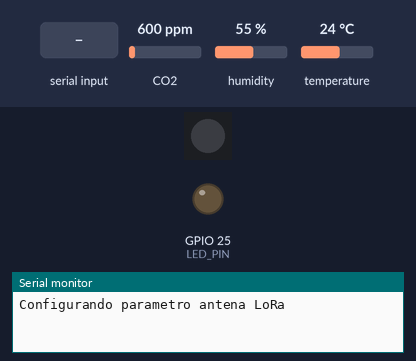
Recording of a sketch running on a simulated ESP32. Shown: 1 RGB LEDs in strip order, left to right, output pins drawn as LEDs (lit = HIGH), the last lines printed to the serial monitor. Inputs (shaded band) come from the test bench; at power-on: CO2 600 ppm, humidity 55 %, temperature 24 °C. Dim RGB values are drawn brighter than linear; the modem accepts every AT command (registered, SIM ready, sends succeed) and sends nothing else.

Above: at 0.1 s.
At 12.2 s:
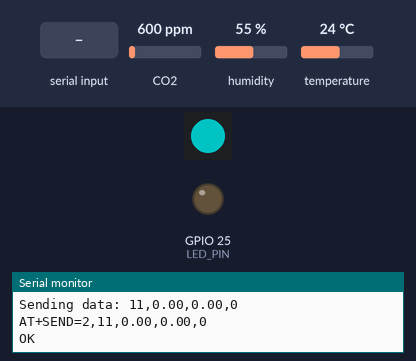
12.3 s: "1" received over the second serial link
At 15.77 s:
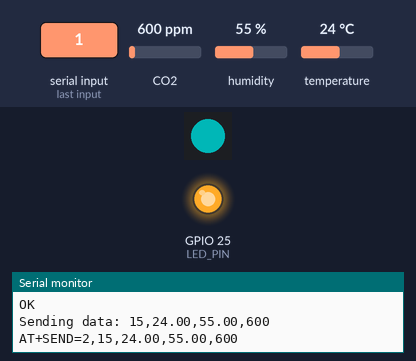
Timing chart, 0 to 23.4 s (numbered marks = the images above; inputs shaded):
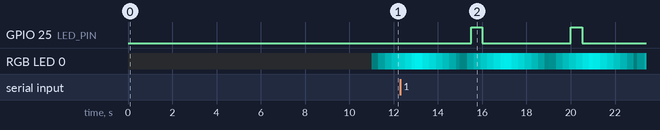

The sketch:

FreeRTOS.ino
```cpp
#include <FreeRTOS.h>
#include <task.h>
#include <Arduino.h>
#include <SoftwareSerial.h>
#include <Adafruit_NeoPixel.h>
#include "DHT.h"
#include "MQ135.h"
// define pins for uart LORA
#define RX 1
#define TX 0
SoftwareSerial myserial(RX, TX); // RX, TX
// define pins for neopixel
#define NEO_PIN   23
#define NUMPIXELS 1
Adafruit_NeoPixel pixels(NUMPIXELS, NEO_PIN, NEO_GRB + NEO_KHZ800);
uint8_t  brightness = 0;
// define pin inled
#define LED_PIN 25
// define pins for DHT22
#define dhtPIN 16
#define dhtTYPE DHT22
DHT dht(dhtPIN, dhtTYPE);
// define pins for MQ 135
#define MQ135_PIN 34
MQ135 gasSensor = MQ135(MQ135_PIN, 4095);
// Variables para almacenar temperatura, humedad, ambiente
float temperature = 0.0, humidity = 0.0;
int ppm = 0;
// Variables delay tareas
int ms_neo = 40, ms_ambient = 333, ms_temp_hum = 250;

void init_lora();
void lora(void *parameter);
void dht22(void *parameter);
void mq135(void *parameter);
void neopixel(void *parameter);
void send_ms(String ms);

void setup(){
    pixels.begin();
    pixels.show();
    pinMode(LED_PIN, OUTPUT);
    pinMode(MQ135_PIN, INPUT);
    dht.begin();
    myserial.begin(115200);
    Serial.begin(115200);
    init_lora();
    xTaskCreate(lora, "lora", 5000, NULL, 5, NULL);
    xTaskCreate(dht22, "dht22", 1000, NULL, 3, NULL);
    xTaskCreate(mq135, "mq135", 1000, NULL, 3, NULL);
    xTaskCreate(neopixel, "neopixel", 1000, NULL, 2, NULL);
}

void loop(){}

void init_lora() {
    Serial.println("\nConfigurando parametro antena LoRa\n");
    delay(2000);
    send_ms("AT"); // verificar estado de comandos
    delay(1000);
    send_ms("AT+ADDRESS=1"); // colocar direccion lora 0 - 65535
    delay(1000);
    send_ms("AT+NETWORKID=5"); // colocando direccion de red
    delay(1000);
    send_ms("AT+PARAMETER=9,7,1,12"); // RF parameters
    delay(1000);
    send_ms("AT+MODE?"); // operation mode
    delay(1000);
    send_ms("AT+CPIN?"); // contraseña
    delay(1000);
}
void send_ms(String ms) {
    myserial.println(ms); // mandar mensaje
    Serial.println(ms); // imprimir mensaje
    delay(500);
    while (myserial.available()) {
        Serial.print(char(myserial.read()));  // Si hay respuesta imprimirla en el monitor serial
    }
}
void lora(void *parameter){
    while(1){
        String data = String(temperature) + "," + String(humidity) + "," + String(ppm);
        String datalen = String(data.length());
        Serial.println("Sending data: " + datalen + "," + data);
        send_ms("AT+SEND=2," + datalen + "," + data); // Enviar datos
        digitalWrite(LED_PIN, LOW);
        delay(3990);
        digitalWrite(LED_PIN, HIGH);
        delay(10);
    }
}
void dht22(void *parameter){
    while(1){
        humidity = dht.readHumidity();
        temperature = dht.readTemperature();
        delay(ms_temp_hum);
    }
}
void mq135(void *parameter){
    while(1){
        ppm = gasSensor.getPPM();
        delay(ms_ambient);
    }
}
void neopixel(void *parameter){
    bool increasing = true;
    while(1){
        if (increasing) {
            brightness += 4;
            if (brightness >= 200) {
                increasing = false;
            }
        } else {
            brightness -= 4;
            if (brightness <= 4) {
                increasing = true;
            }
        }
        pixels.setPixelColor(0, pixels.Color(0, 255, 255)); // led, rojo, verde, azul
        pixels.setBrightness(brightness);
        pixels.show();
        delay(ms_neo);
    }
}
```

Measured:
- by itself, GPIO 25 (LED_PIN): alternates HIGH for 0.51 s and LOW for 4.0 s
